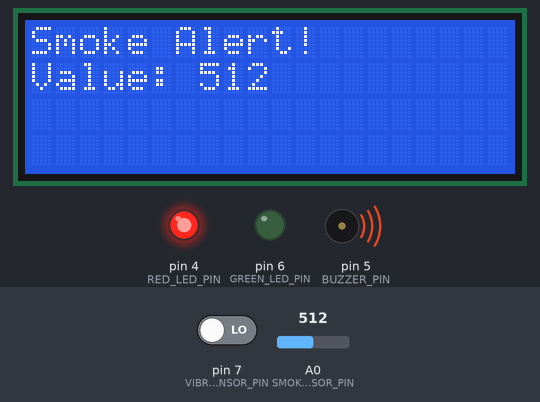
Bench run of a sketch on a simulated Arduino Uno, built with avr-gcc and run on an emulated ATmega328P. On the bench: 20×4 character LCD, output pins drawn as LEDs (lit = HIGH), buzzer (waves = sounding, pin HIGH). The test bench sets the inputs (shaded band); at power-on: pin 7 (VIBRATION_SENSOR_PIN) LOW, A0 (SMOKE_SENSOR_PIN) = 512. The audio player accepts every command and is not drawn.

Above: at 1.7 s.
1.8 s: pin 7 (VIBRATION_SENSOR_PIN) driven HIGH
At 4.0 s:
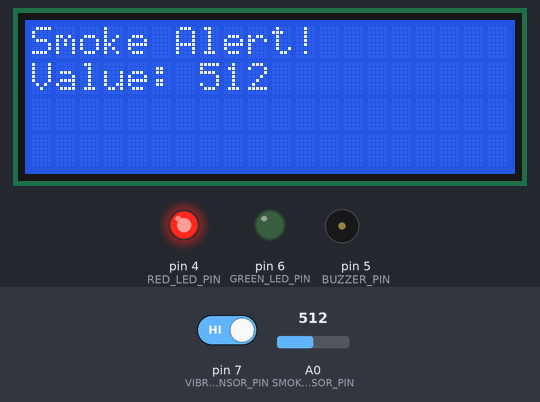
At 12.8 s:
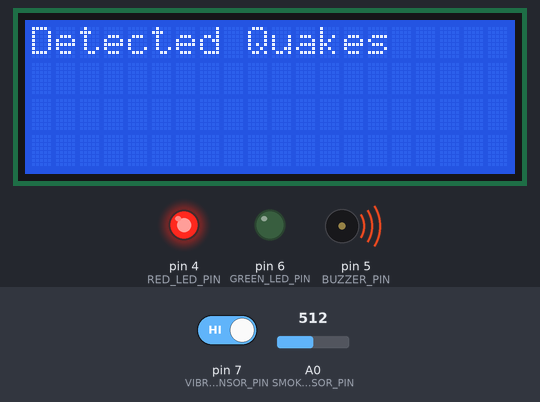
16.3 s: pin 7 (VIBRATION_SENSOR_PIN) driven LOW
At 37.0 s:
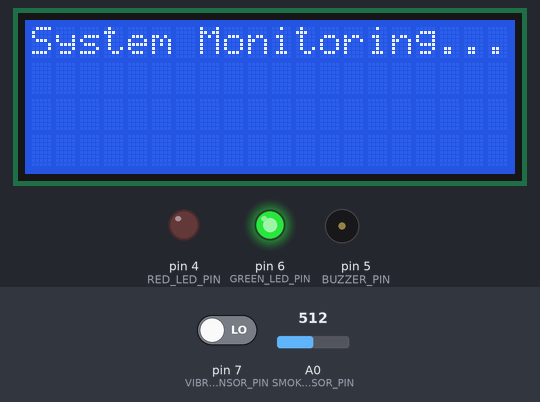
Timing chart, 0 to 37.5 s (numbered marks = the images above; inputs shaded):
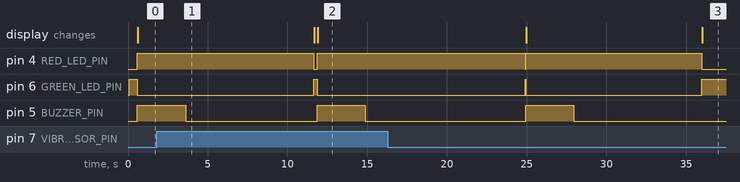

Measured:
- after the input at 1.8 s, the display: first differs from a run without the input after 10.1 s (image 2)
- after the input at 16.3 s, pin 4 (RED_LED_PIN): goes on until 36.0 s, then stays LOW; pin 6 (GREEN_LED_PIN): goes on until 36.0 s, then stays HIGH; pin 5 (BUZZER_PIN): goes on until 28.0 s, then stays LOW

The sketch:

SmartAlertSystem.ino
```cpp
#include <Wire.h>
#include <LiquidCrystal_I2C.h>
#include <SoftwareSerial.h>
#include <DFRobotDFPlayerMini.h>

#define VIBRATION_SENSOR_PIN 7
#define SMOKE_SENSOR_PIN A0           // Analog pin for smoke sensor
#define GREEN_LED_PIN 6
#define RED_LED_PIN 4
#define BUZZER_PIN 5

LiquidCrystal_I2C lcd(0x27, 20, 4);    // I2C LCD
SoftwareSerial mp3Serial(10, 11);      // DFPlayer Mini: RX = 10, TX = 11
DFRobotDFPlayerMini mp3;

bool earthquakeAlerted = false;
bool smokeAlerted = false;

void setup() {
  pinMode(VIBRATION_SENSOR_PIN, INPUT);
  pinMode(GREEN_LED_PIN, OUTPUT);
  pinMode(RED_LED_PIN, OUTPUT);
  pinMode(BUZZER_PIN, OUTPUT);

  lcd.init();
  lcd.backlight();

  digitalWrite(GREEN_LED_PIN, HIGH);
  digitalWrite(RED_LED_PIN, LOW);
  digitalWrite(BUZZER_PIN, LOW);

  lcd.setCursor(0, 0);
  lcd.print("System Ready...");

  mp3Serial.begin(9600);
  if (!mp3.begin(mp3Serial)) {
    lcd.setCursor(0, 1);
    lcd.print("MP3 Error!");
    while (1);  // Halt if MP3 init fails
  }
  mp3.volume(30);  // Set volume (0-30)
}

void loop() {
  int vibration = digitalRead(VIBRATION_SENSOR_PIN);
  int smokeValue = analogRead(SMOKE_SENSOR_PIN);
  int smokeThreshold = 300;  // You may adjust this based on your sensor

  // ----- Earthquake Detected -----
  if (vibration == HIGH && !earthquakeAlerted) {
    earthquakeAlerted = true;  // Mark earthquake as alerted to avoid repeats
    smokeAlerted = false;      // Reset smoke alert flag

    digitalWrite(GREEN_LED_PIN, LOW);
    digitalWrite(RED_LED_PIN, HIGH);
    digitalWrite(BUZZER_PIN, HIGH);

    lcd.clear();
    lcd.setCursor(0, 0);
    lcd.print("Detected Quakes");

    delay(3000);
    digitalWrite(BUZZER_PIN, LOW);

    delay(1000);
    mp3.play(2);  // Earthquake alert sound
    delay(9000);
    mp3.stop();

    digitalWrite(RED_LED_PIN, LOW);
    digitalWrite(GREEN_LED_PIN, HIGH);

    lcd.clear();
    lcd.setCursor(0, 0);
    lcd.print("System Monitoring...");
  }
  else if (vibration == LOW) {
    earthquakeAlerted = false;  // Reset flag when vibration stops
  }

  // ----- Smoke Detected -----
  if (smokeValue > smokeThreshold && !smokeAlerted) {
    smokeAlerted = true;       // Mark smoke as alerted to avoid repeats
    earthquakeAlerted = false; // Reset earthquake alert flag

    digitalWrite(GREEN_LED_PIN, LOW);
    digitalWrite(RED_LED_PIN, HIGH);
    digitalWrite(BUZZER_PIN, HIGH);

    lcd.clear();
    lcd.setCursor(0, 0);
    lcd.print("Smoke Alert!");
    lcd.setCursor(0, 1);
    lcd.print("Value: ");
    lcd.print(smokeValue);

    delay(3000);
    digitalWrite(BUZZER_PIN, LOW);

    delay(1000);
    mp3.play(1);  // Smoke alert sound (optional)
    delay(7000);
    mp3.stop();

    digitalWrite(RED_LED_PIN, LOW);
    digitalWrite(GREEN_LED_PIN, HIGH);

    lcd.clear();
    lcd.setCursor(0, 0);
    lcd.print("System Monitoring...");
  }
  else if (smokeValue <= smokeThreshold) {
    smokeAlerted = false;  // Reset flag when smoke goes below threshold
  }

  delay(200);  // Small delay to reduce flickering
}
```
